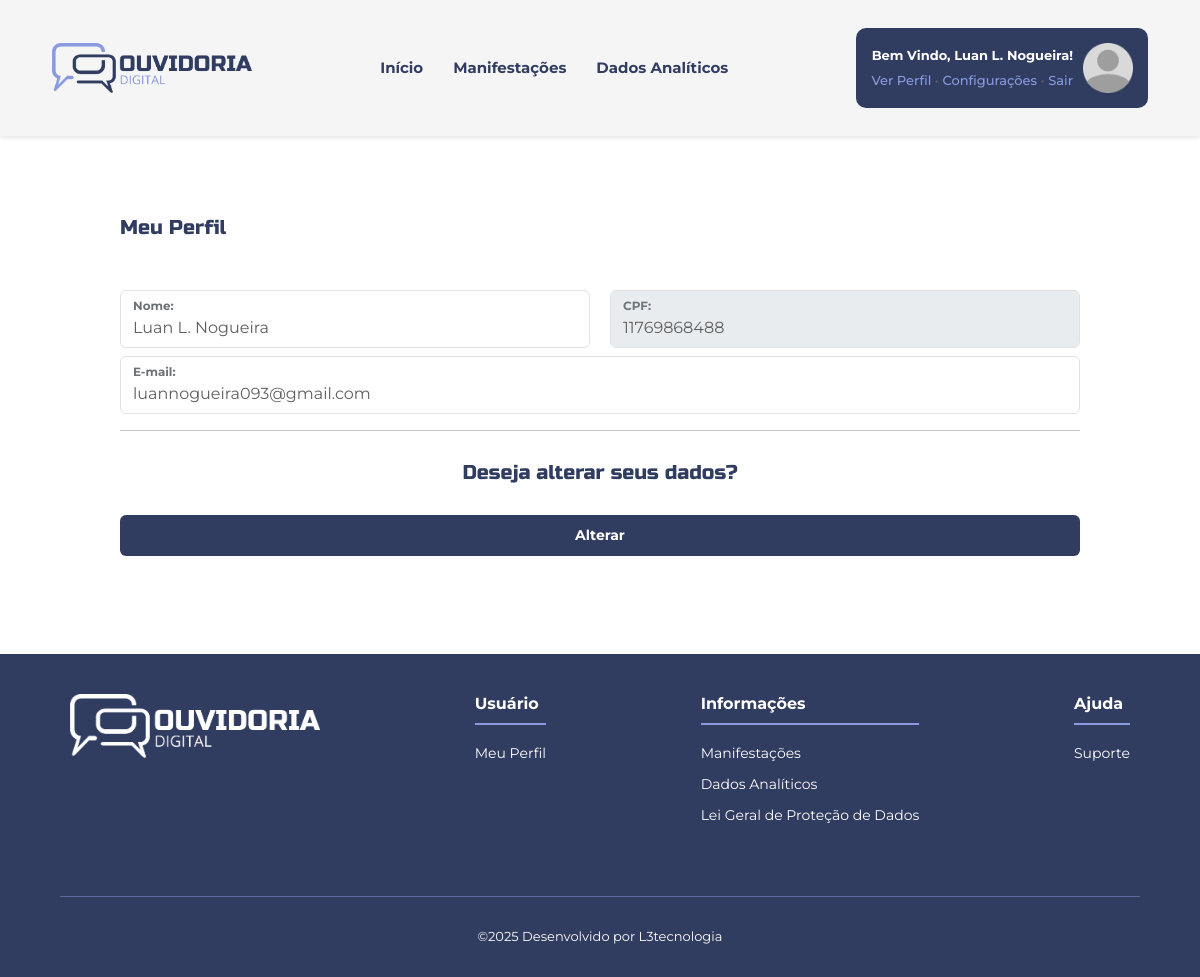
Page /painel_adm/alterar_perfil.php (signed in) on the committed database.
### tables this page shows
CREATE TABLE `tb_usuario_adm` (
  `id` int(11) NOT NULL,
  `usuario` varchar(200) NOT NULL,
  `cpf` varchar(15) NOT NULL,
  `senha` text NOT NULL,
  `email` varchar(200) NOT NULL,
  `nivel_acesso` varchar(2) NOT NULL,
  `status_atividade` varchar(1) NOT NULL
);

### painel_adm/model/UsuarioAdmModel.php (called while the page is built, shortened)
<?php
class UsuarioAdm
{
    private $conexao;
    public function __construct()
    {
        $this->conexao = new Conexao;
    }
    public function chama_usuario($id)
    {
        $query = "SELECT usuario, cpf, email, nivel_acesso, status_atividade FROM tb_usuario_adm WHERE id = :id";
        try {
            $conn = $this->conexao->Conectar();
            $stmt = $conn->prepare($query);
            $stmt->bindValue(':id', $id);
            $stmt->execute();
            return $stmt->fetch(PDO::FETCH_ASSOC);
        } catch (PDOException $e) {
            throw new Exception('Erro chamar o usuários: ' . $e->getMessage());
        }
    }
}

### painel_adm/alterar_perfil.php (the view, shortened to what this page needs)
<?php
require 'controladores/header.php';
require 'model/UsuarioAdmModel.php';
$UsuarioAdm = new UsuarioAdm;
$usuario = $UsuarioAdm->chama_usuario($_SESSION['id']);
?>
<div class="perfil">
    <h5>Meu Perfil</h5>
    <form action="./provedores/alterar_perfil.php" method="post">
        <div class="perfil-div">
            <div class="form-floating">
                <input type="text" class="form-control" name="nome_usuario" id="nome_usuario" value="<?= $usuario['usuario'] ?>">
                <label for="nome_usuario">Nome:</label>
            </div>
            <div class="form-floating">
                <input type="text" disabled class="form-control" name="sobrenome_usuario" id="sobrenome_usuario" value="<?= $usuario['cpf'] ?>">
                <label for="sobrenome_usuario">CPF:</label>
            </div>
        </div>
        <div class="perfil-div mt-2">
            <div class="form-floating">
                <input type="text" class="form-control" name="email" id="email" value="<?= $usuario['email'] ?>">
                <label for="cpf_usuario">E-mail:</label>
            </div>
        </div>
        <div class="mt-3 text-center">
            <hr>
            <h5>Deseja alterar seus dados?</h5>
            <button type="submit" class="btn1 btn-primary btn">Alterar</button>
        </div>
    </form>
</div>
<?php include_once 'controladores/Footer.php' ?>

### assets/css/style.css (style rules this page uses)
* { margin: 0; padding: 0; box-sizing: border-box; list-style: none; text-decoration: none !important; transition: all 0.3s; }
:root { --cor-primaria: #303c60; --cor-secundaria: #8a9ade; --cor-branca: #ffffff; --cor-bg: #ecf5fb; --cor-cinza: #9e9e9f; --cor-cinza-light: #d9d9d9; --cor-cinza-light2: #f5f5f5; --cor-cinza-dark: #5f5f5f; --cor-amarela: #e9b91a; --cor-lilas: #d8217b; --cor-laranja: #ff7f17; --cor-vermelha: #f72627; --cor-verde: #007833; --cor-azul: #0081f7; --font-titulo: "Russo One", sans-serif; --font-texto: "Montserrat", sans-serif; }
.form-floating label { font-family: var(--font-texto); font-size: 14px; color: var(--cor-cinza-dark); font-weight: 700; height: 40px; }
.form-floating .form-control { color: var(--cor-cinza-dark); font-weight: 400; }
.btn { font-family: var(--font-texto); font-size: 14px; font-weight: 700; color: var(--cor-branca); border: none; padding: 10px 20px; cursor: pointer; width: 100%; }
.btn-primary { background-color: var(--cor-primaria); }
body { font-family: var(--font-texto); font-size: 14px; }
.perfil { display: flex; flex-direction: column; gap: 20px; padding: 50px 120px; width: 100%; }
.perfil h5 { font-size: 20px; color: var(--cor-primaria); font-family: var(--font-titulo); font-weight: 400; margin-block: 30px; }
.perfil-div { display: flex; justify-content: space-between; gap: 20px; }
.perfil div { width: 100%; }

### rows in the picture
tb_usuario_adm: nome_usuario "Luan L. Nogueira", sobrenome_usuario "11769868488", email "luannogueira093@gmail.com"

### other values in the picture
$_SESSION['nome'] "Luan L. Nogueira"
